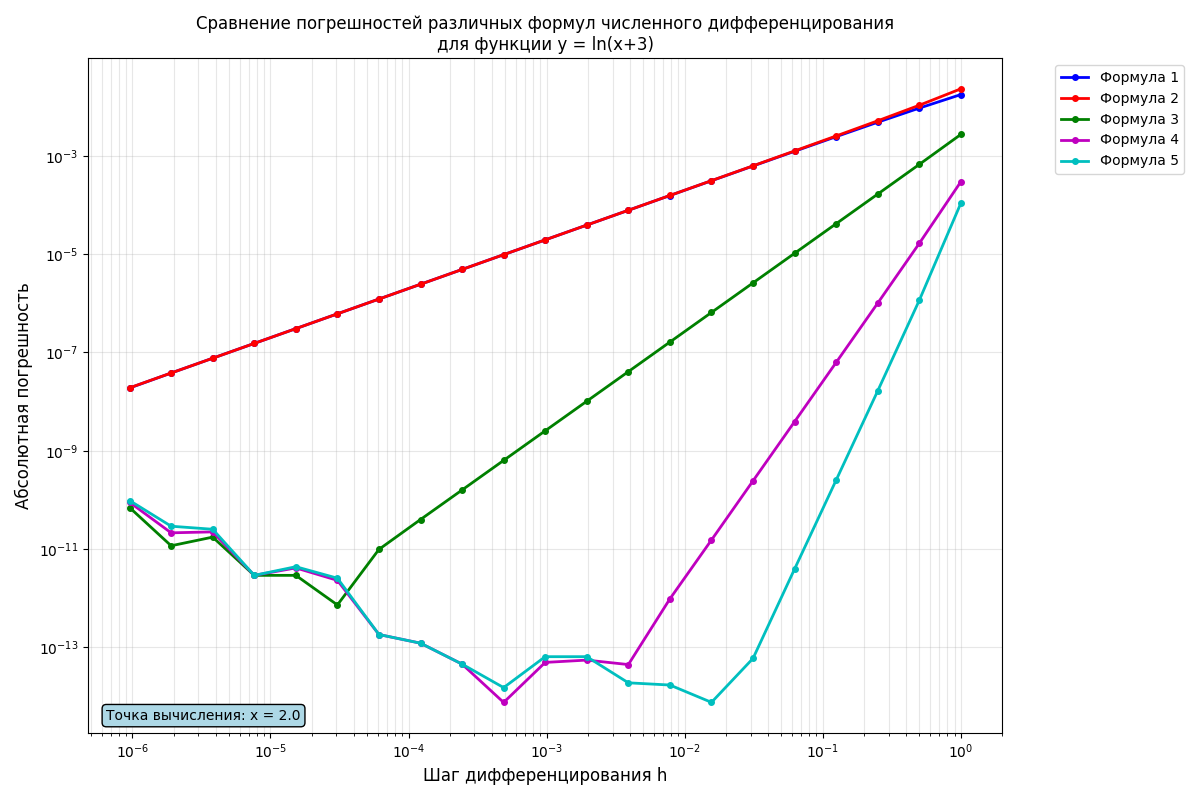

Python code for this plot:
import numpy as np
import matplotlib.pyplot as plt

def f(x):
    return np.log(x+3)

def df_analytical(x):
    return 1 / (x + 3)

def numerical_derivative1(x, h):
    return (f(x + h) - f(x)) / h

def numerical_derivative2(x, h):
    return (f(x) - f(x - h)) / h

def numerical_derivative3(x, h):
    return (f(x + h) - f(x - h)) / (2 * h)

def numerical_derivative4(x, h):
    return (4/3) * (f(x + h) - f(x - h)) / (2 * h) - (1/3) * (f(x + 2*h) - f(x - 2*h)) / (4 * h)

def numerical_derivative5(x, h):
    term1 = (3/2) * (f(x + h) - f(x - h)) / (2 * h)
    term2 = (3/5) * (f(x + 2*h) - f(x - 2*h)) / (4 * h)
    term3 = (1/10) * (f(x + 3*h) - f(x - 3*h)) / (6 * h)
    return term1 - term2 + term3

x0 = 2.0  
n_values = np.arange(1, 22) 
h_values = 2.0 / (2.0**n_values)  

true_derivative = df_analytical(x0)

errors1, errors2, errors3, errors4, errors5 = [], [], [], [], []

for h in h_values:
    num_deriv1 = numerical_derivative1(x0, h)
    errors1.append(abs(num_deriv1 - true_derivative))
    
    num_deriv2 = numerical_derivative2(x0, h)
    errors2.append(abs(num_deriv2 - true_derivative))
    
    num_deriv3 = numerical_derivative3(x0, h)
    errors3.append(abs(num_deriv3 - true_derivative))
    
    num_deriv4 = numerical_derivative4(x0, h)
    errors4.append(abs(num_deriv4 - true_derivative))
    
    num_deriv5 = numerical_derivative5(x0, h)
    errors5.append(abs(num_deriv5 - true_derivative))

plt.figure(figsize=(12, 8))
plt.loglog(h_values, errors1, 'bo-', linewidth=2, markersize=4, label='Формула 1')
plt.loglog(h_values, errors2, 'ro-', linewidth=2, markersize=4, label='Формула 2')
plt.loglog(h_values, errors3, 'go-', linewidth=2, markersize=4, label='Формула 3')
plt.loglog(h_values, errors4, 'mo-', linewidth=2, markersize=4, label='Формула 4')
plt.loglog(h_values, errors5, 'co-', linewidth=2, markersize=4, label='Формула 5')

plt.grid(True, which="both", ls="-", alpha=0.3)
plt.xlabel('Шаг дифференцирования h', fontsize=12)
plt.ylabel('Абсолютная погрешность', fontsize=12)
plt.title('Сравнение погрешностей различных формул численного дифференцирования\nдля функции y = ln(x+3)', fontsize=12)

plt.text(0.02, 0.02, f'Точка вычисления: x = {x0}', 
         transform=plt.gca().transAxes, fontsize=10,
         bbox=dict(boxstyle="round,pad=0.3", facecolor="lightblue"))

plt.legend(bbox_to_anchor=(1.05, 1), loc='upper left')
plt.tight_layout()
plt.show()
